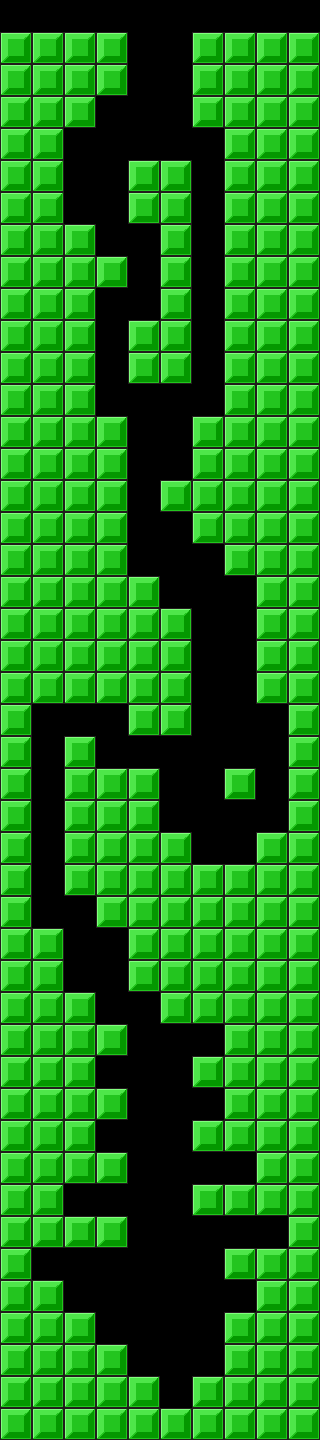

Rendered tile map (Tiled .tmx) drawn with the repository's tilesets; below, a short description and the map source with its tile grids summarised:
An orthogonal 10x45 tile map with 32x32 px tiles, 1 tile layer (Tile Layer 1) and 1 object (SpawnPlayer).

<map version="1.0" orientation="orthogonal" width="10" height="45" tilewidth="32" tileheight="32">
 <tileset firstgid="1" name="tileset" tilewidth="32" tileheight="32">
  <image source="tileset.png" width="192" height="544" />
  <tile id="61">
   <properties>
    <property name="HasBody" value="" />
    <property name="bodyType" value="static" />
   </properties>
  </tile>
 </tileset>
 <layer name="Tile Layer 1" width="10" height="45">
  <data>[450 cells, 308 non-empty, 1 distinct tile ids]</data>
 </layer>
 <objectgroup name="Object Layer 1" width="10" height="45">
  <object type="SpawnPlayer" x="147" y="24" width="24" height="24" />
 </objectgroup>
</map>
